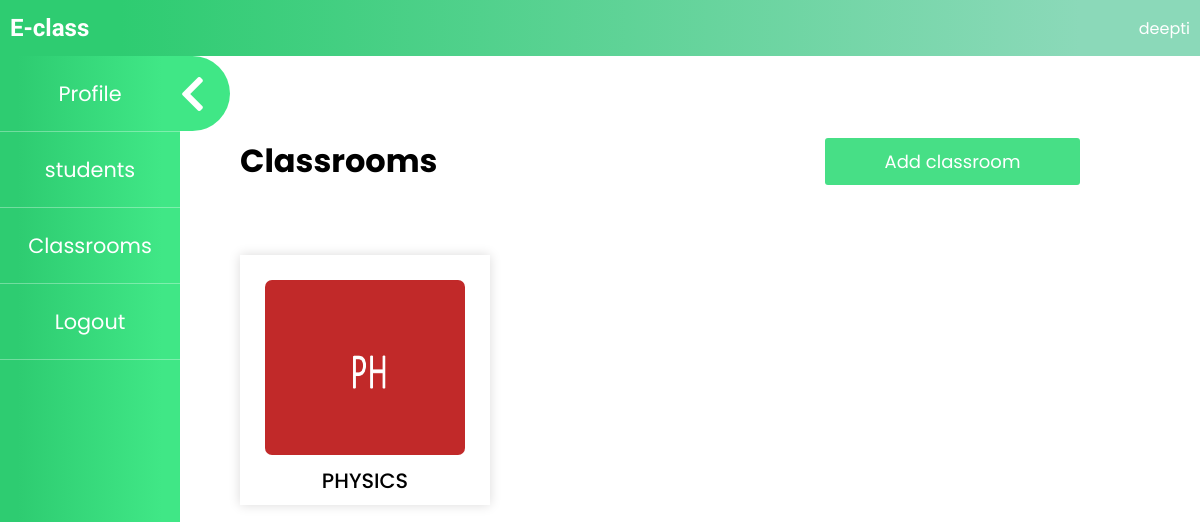
Screenshot of /classrooms/ (signed in) with the database file from the repository.
### learnerApp/models.py (models this page shows, shortened)
class CustomUser(AbstractBaseUser):
    is_admin = models.BooleanField(default=False)
    is_institute = models.BooleanField(default=False)
    is_faculty = models.BooleanField(default=False)
    is_student = models.BooleanField(default=False)
    user_email = models.EmailField(verbose_name='Email',primary_key=True,unique=True)
    date_created = models.DateTimeField(verbose_name='date created', auto_now_add=True)
    last_login = models.DateTimeField(verbose_name='last login', auto_now=True)
    is_active = models.BooleanField(default=True)
    is_superuser = models.BooleanField(default=False)
    USERNAME_FIELD = 'user_email'
    objects = CustomUserManager()
    def __str__(self):
        if self.is_admin:
            return str(Admin.objects.get(user=self).first_name)
        elif self.is_faculty:
            try:
                return str(Faculty.objects.get(user=self).first_name)
            except:
                None
        elif self.is_institute:
            try:
                return str(Institute.objects.get(user=self).institute_name)
            except:
                None
        elif self.is_student:
            return str(Student.objects.get(user=self).first_name)
        return str(self.user_email)

class Faculty(models.Model):
    user = models.OneToOneField('CustomUser',primary_key=True,on_delete=models.CASCADE)
    faculty_id = models.CharField(max_length=75,verbose_name="Faculty Id",null=True,blank=True)
    first_name = models.CharField(max_length=75,verbose_name="First Name",null=True,blank=True)
    last_name = models.CharField(max_length=75,verbose_name="Last Name",null=True,blank=True)
    faculty_number = models.PositiveIntegerField(verbose_name="Mobile Number",null=True,blank=True)
    institute = models.ForeignKey('Institute',on_delete=models.CASCADE)
    user_image = models.ImageField(upload_to='learnerApp/profile_images/faculty',blank=True)
    class Meta:
        unique_together = [['faculty_id','institute']]

class Classroom(models.Model):
    classroom_id = models.BigAutoField(primary_key=True)
    faculty = models.ForeignKey('Faculty', on_delete=models.CASCADE)
    students = models.ManyToManyField(Student,related_name='classrooms')
    title = models.CharField(max_length=50)
    classroom_image = models.ImageField(upload_to='learnerApp/classsroom_images',blank=True)

### learnerApp/views.py (the view)
# urls.py: path('classrooms/',views.classroomList, name="classroomList"),
@login_required(login_url="/login/")
def classroomList(request):
    if request.user.is_faculty:
        classroomList = Classroom.objects.filter(faculty=Faculty.objects.get(user=request.user))
    elif request.user.is_student:
        classroomList = Student.objects.get(user=request.user).classrooms.all()
    extemp = getBasetemp(request)
    return render(request,'learnerApp/classroomList.html',context={'user':request.user,'classroomList':classroomList,'extemp':extemp})

### learnerApp/views.py (called while the page is built)
def getBasetemp(request):
    if request.user.is_admin:
        extemp = "learnerApp/adminDashboard.html"
    elif request.user.is_institute:
        extemp = "learnerApp/instituteDashboard.html"
    elif request.user.is_faculty:
        extemp = "learnerApp/facultyDashboard.html"
    elif request.user.is_student:
        extemp = "learnerApp/studentDashboard.html"
    return extemp

### learnerApp/templates/learnerApp/classroomList.html (shortened to what this page needs)
{% extends extemp %}
{% load static %}
{% block inncss %} <link rel="stylesheet" href="{% static 'learnerApp/css/dashboardTemplate.css' %}"> {% endblock %}
{% block dashboard %}
<h1>Classrooms</h1>
<div class="cardList">
    {% for classroom in classroomList %}
        <a class="card" href="{% url 'classroom' id=classroom.classroom_id %}">
            <div class="logo">
                {% if classroom.classroom_image %}
                <img src="{{ classroom.classroom_image.url }}" alt="">
                {% endif %}
            </div>
            {{ classroom.title }}
        </a>
    {% endfor %}
    {% if user.is_faculty %}
    <a class="add" href="{% url 'addClassroom' %}">
        Add classroom
    </a>
    {% endif %}
</div>
{% endblock %}

### learnerApp/templates/learnerApp/base.html (shortened to what this page needs)
{% load static %}
<!DOCTYPE html>
<html lang="en">
<head>
    <link rel="stylesheet" href="{% static 'learnerApp/css/base.css' %}">
    <link rel="stylesheet" href="https://cdnjs.cloudflare.com/ajax/libs/font-awesome/5.15.3/css/all.min.css" />
    {% block css %}{% endblock %}
</head>
<body>
    <nav>
        <h1><a href="{% url 'home' %}">E-class</a></h1>
        {% if user.is_authenticated %}
        <div class="user">
            <div class="username">{{ user }}</div>
        </div>
        {% else %}
            <div class="buttons">
                <button><a href="{% url 'login' %}">Login</a></button>
            </div>
        {% endif %}
    </nav>
    <div class="container">
        {% block content %}{% endblock %}
    </div>
</body>
</html>

### learnerApp/static/learnerApp/css/base.css (style rules this page uses)
body { width: 100%; min-height: 100vh; padding: 0; margin: 0; box-sizing: border-box; font-family: 'Poppins', sans-serif; overflow-x: hidden; }
nav { position: fixed; z-index:100; height: 7vh; width: 100%; top:0; background: -webkit-linear-gradient(.25turn, #2ecc71 10%, #8bd9b9 90%); background: -moz-linear-gradient(.25turn, #2ecc71 10%, #8bd9b9 90%); background: -ms-linear-gradient(.25turn, #2ecc71 10%, #8bd9b9 90%); background: -o-linear-gradient(.25turn, #2ecc71 10%, #8bd9b9 90%); background: linear-gradient(.25turn, #2ecc71 10%, #8bd9b9 90%); display: flex; justify-content: space-between; padding: 0 10px; box-sizing: border-box; align-items: center; color: white; }
nav h1 { font-family: 'Kiwi Maru', serif; }
a { color: inherit; text-decoration: none; }
.container { position: absolute; top:7vh; left:0; width: 100%; height: 100%; }

### learnerApp/static/learnerApp/css/dashboardTemplate.css (style rules this page uses)
.card { width: 250px; height: 250px; box-shadow: 0px 0px 11px 0px rgb(219, 218, 218); display: inline-block; margin: 5% 0; margin-left: 0; margin-right: 5%; overflow: hidden; vertical-align: top; text-align: center; font-size: 1.3em; font-weight: 500; transition: 0.5s; }
.card .logo { width: 80%; margin: auto; height: 70%; margin-top: 10%; margin-bottom: 10px; }
.card .logo img { width: 100%; height: 100%; border-radius: 7px; }
.cardList { width: 100%; height: 100%; }
.add { position: absolute; right: 10%; top: 9vh; outline: 0; background-color: #47df86; border: 0; padding: 10px 15px; color: white; border-radius: 3px; width: 225px; cursor: pointer; font-size: 18px; transition-duration: 0.25s; margin: 10px auto; display: block; z-index: 20; text-align: center; }

### rows the page displays
CustomUser: is_admin+is_faculty+user_email "deepti"
Classroom: classroom_image (picture), title "PHYSICS"
